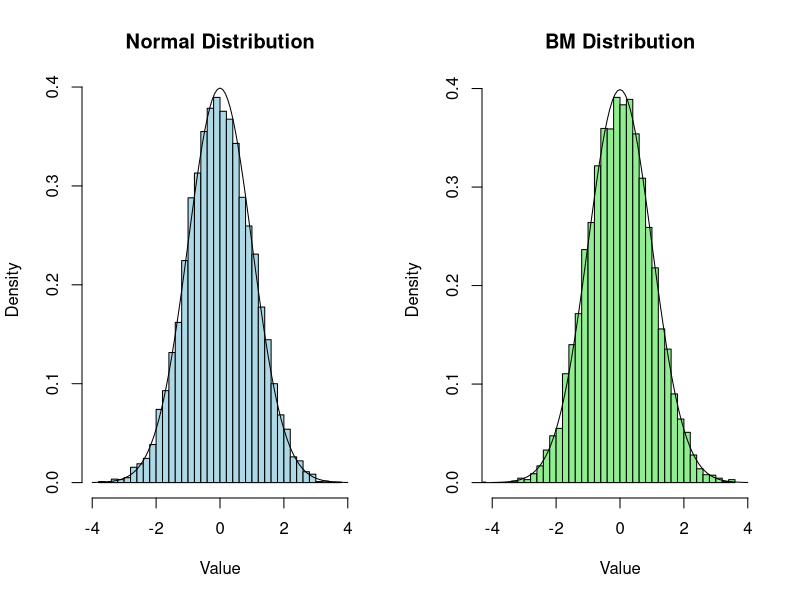
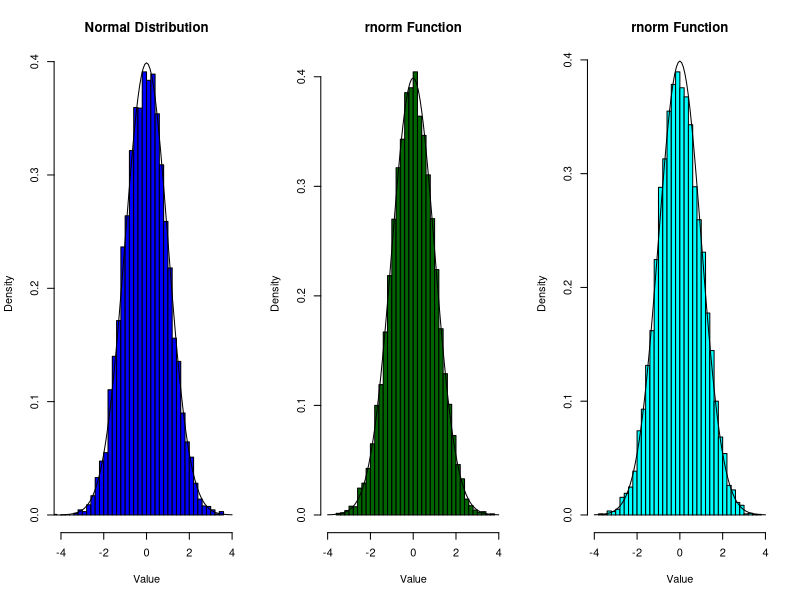

Generate these figures, in order, with R:
set.seed(12)
N<-10000
n<-12 
Uz<-runif(N*n,min = -0.5,max = 0.5) 
Uz<-matrix(Uz,nrow=N,ncol=n) 
Z<-apply(Uz,1,sum)
Zmean<- mean(Z)
Zmean

EX_2 <- Zmean^2
X2<- Z^2
EX2 <- mean(X2)
varX <- EX2 - EX_2
varX
var(Z)

#code to be deleted

variance <- sum((Z - mean(Z))^2) / (length(Z) - 1)
variance


N <- 10000
U1 <- runif(N)
U2 <- runif(N)
X1 <- sqrt( -2*log(U1) )*cos(2*pi*U2)

par(mfrow=c(1,2))
hist(Z, main="Normal Distribution", xlab="Value",col="lightblue" ,breaks=30,freq = F,xlim=c(-4,4))
curve(dnorm(x,0,1),add=T)
hist(X1, main="BM Distribution", xlab="Value",col="lightgreen" ,breaks=30,freq = F,xlim=c(-4,4))
curve(dnorm(x,0,1),add=T)


#old and naive algorithm
sum(Z >= 3) / length(Z)

#BM
sum(X1 >= 3) / length(X1)

normgen <- rnorm(10000)
par(mfrow=c(1,3))
hist(X1, main="Normal Distribution", xlab="Value",col="blue" ,breaks=30,freq = F,xlim=c(-4,4))
curve(dnorm(x,0,1),add=T)
hist(normgen,xlab="Value",col="darkgreen" ,breaks=30,freq = F,xlim=c(-4,4), main = "rnorm Function")
curve(dnorm(x,0,1),add=T)
hist(Z,xlab="Value",col="cyan" ,breaks=30,freq = F,xlim=c(-4,4), main = "rnorm Function")
curve(dnorm(x,0,1),add=T)
exp<- mean(normgen)
var<- var(normgen)
